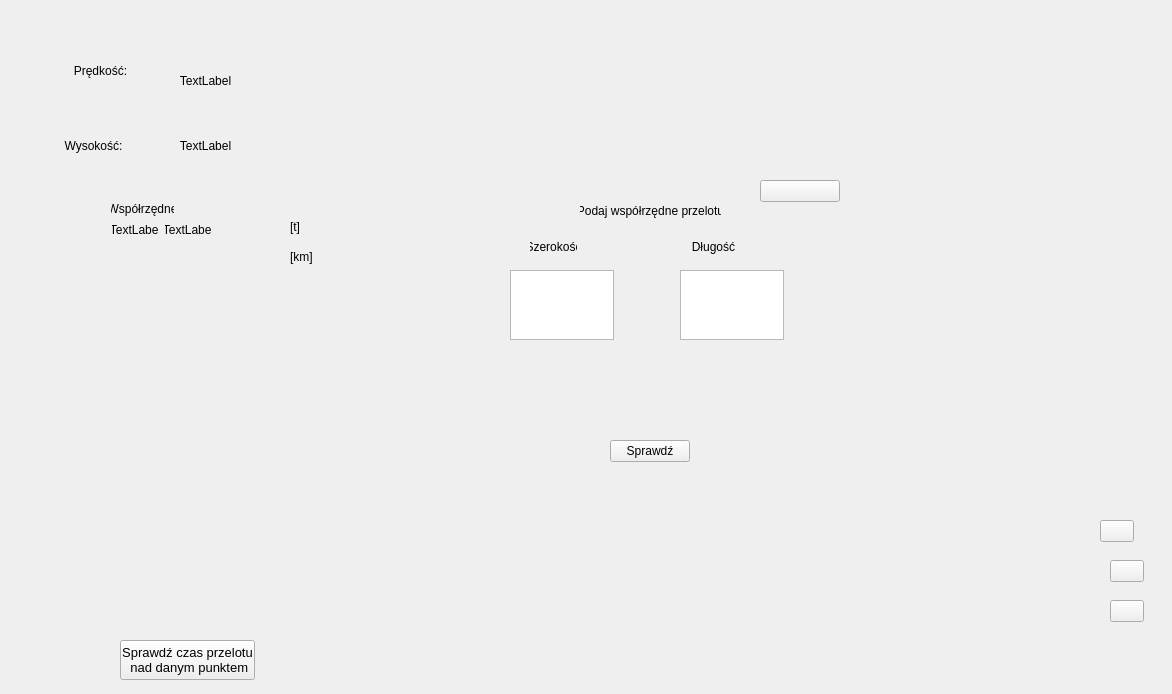
<?xml version="1.0" encoding="UTF-8"?>
<ui version="4.0">
 <class>MainWindow</class>
 <widget class="QMainWindow" name="MainWindow">
  <property name="geometry">
   <rect>
    <x>0</x>
    <y>0</y>
    <width>1172</width>
    <height>694</height>
   </rect>
  </property>
  <property name="windowTitle">
   <string>MainWindow</string>
  </property>
  <widget class="QWidget" name="centralwidget">
   <layout class="QGridLayout" name="gridLayout" rowstretch="0" columnstretch="0">
    <property name="leftMargin">
     <number>0</number>
    </property>
    <property name="topMargin">
     <number>0</number>
    </property>
    <property name="rightMargin">
     <number>0</number>
    </property>
    <property name="bottomMargin">
     <number>0</number>
    </property>
    <property name="spacing">
     <number>0</number>
    </property>
    <item row="0" column="0">
     <widget class="QCustomPlot" name="plotISS" native="true">
      <widget class="QWidget" name="widget" native="true">
       <property name="geometry">
        <rect>
         <x>0</x>
         <y>0</y>
         <width>350</width>
         <height>691</height>
        </rect>
       </property>
       <property name="sizePolicy">
        <sizepolicy hsizetype="Fixed" vsizetype="Preferred">
         <horstretch>0</horstretch>
         <verstretch>0</verstretch>
        </sizepolicy>
       </property>
       <property name="maximumSize">
        <size>
         <width>350</width>
         <height>16777215</height>
        </size>
       </property>
       <property name="styleSheet">
        <string notr="true"/>
       </property>
       <widget class="QCustomPlot" name="plot" native="true">
        <property name="geometry">
         <rect>
          <x>40</x>
          <y>280</y>
          <width>291</width>
          <height>241</height>
         </rect>
        </property>
       </widget>
       <widget class="QPushButton" name="pushButton_Dialog">
        <property name="geometry">
         <rect>
          <x>120</x>
          <y>640</y>
          <width>135</width>
          <height>40</height>
         </rect>
        </property>
        <property name="sizePolicy">
         <sizepolicy hsizetype="Preferred" vsizetype="Preferred">
          <horstretch>0</horstretch>
          <verstretch>0</verstretch>
         </sizepolicy>
        </property>
        <property name="font">
         <font>
          <pointsize>10</pointsize>
          <weight>50</weight>
          <bold>false</bold>
         </font>
        </property>
        <property name="text">
         <string>Sprawdź czas przelotu 
 nad danym punktem</string>
        </property>
       </widget>
       <widget class="QLabel" name="label_VelocityISS">
        <property name="geometry">
         <rect>
          <x>160</x>
          <y>60</y>
          <width>91</width>
          <height>41</height>
         </rect>
        </property>
        <property name="text">
         <string>TextLabel</string>
        </property>
        <property name="alignment">
         <set>Qt::AlignCenter</set>
        </property>
       </widget>
       <widget class="QLabel" name="label_2">
        <property name="geometry">
         <rect>
          <x>60</x>
          <y>50</y>
          <width>81</width>
          <height>41</height>
         </rect>
        </property>
        <property name="sizePolicy">
         <sizepolicy hsizetype="Preferred" vsizetype="Preferred">
          <horstretch>1</horstretch>
          <verstretch>1</verstretch>
         </sizepolicy>
        </property>
        <property name="layoutDirection">
         <enum>Qt::LeftToRight</enum>
        </property>
        <property name="styleSheet">
         <string notr="true"/>
        </property>
        <property name="text">
         <string>Prędkość:</string>
        </property>
        <property name="alignment">
         <set>Qt::AlignCenter</set>
        </property>
       </widget>
       <widget class="QLabel" name="label_4">
        <property name="geometry">
         <rect>
          <x>111</x>
          <y>201</y>
          <width>63</width>
          <height>16</height>
         </rect>
        </property>
        <property name="text">
         <string>Współrzędne</string>
        </property>
        <property name="alignment">
         <set>Qt::AlignCenter</set>
        </property>
       </widget>
       <widget class="QLabel" name="label_LatitudeISS">
        <property name="geometry">
         <rect>
          <x>112</x>
          <y>222</y>
          <width>47</width>
          <height>16</height>
         </rect>
        </property>
        <property name="text">
         <string>TextLabel</string>
        </property>
        <property name="alignment">
         <set>Qt::AlignCenter</set>
        </property>
       </widget>
       <widget class="QLabel" name="label_LongitudeISS">
        <property name="geometry">
         <rect>
          <x>165</x>
          <y>222</y>
          <width>47</width>
          <height>16</height>
         </rect>
        </property>
        <property name="text">
         <string>TextLabel</string>
        </property>
        <property name="alignment">
         <set>Qt::AlignCenter</set>
        </property>
       </widget>
       <widget class="QLabel" name="label_3">
        <property name="geometry">
         <rect>
          <x>43</x>
          <y>120</y>
          <width>101</width>
          <height>51</height>
         </rect>
        </property>
        <property name="text">
         <string>Wysokość:</string>
        </property>
        <property name="alignment">
         <set>Qt::AlignCenter</set>
        </property>
       </widget>
       <widget class="QLabel" name="label_AltitudeISS">
        <property name="geometry">
         <rect>
          <x>150</x>
          <y>120</y>
          <width>111</width>
          <height>51</height>
         </rect>
        </property>
        <property name="text">
         <string>TextLabel</string>
        </property>
        <property name="alignment">
         <set>Qt::AlignCenter</set>
        </property>
       </widget>
       <widget class="QLabel" name="label">
        <property name="geometry">
         <rect>
          <x>290</x>
          <y>250</y>
          <width>47</width>
          <height>14</height>
         </rect>
        </property>
        <property name="text">
         <string>[km]</string>
        </property>
       </widget>
       <widget class="QLabel" name="label_5">
        <property name="geometry">
         <rect>
          <x>290</x>
          <y>220</y>
          <width>47</width>
          <height>14</height>
         </rect>
        </property>
        <property name="text">
         <string>[t]</string>
        </property>
       </widget>
      </widget>
      <widget class="QWidget" name="widget_2" native="true">
       <property name="geometry">
        <rect>
         <x>0</x>
         <y>0</y>
         <width>411</width>
         <height>691</height>
        </rect>
       </property>
       <property name="sizePolicy">
        <sizepolicy hsizetype="Preferred" vsizetype="Preferred">
         <horstretch>0</horstretch>
         <verstretch>0</verstretch>
        </sizepolicy>
       </property>
       <property name="maximumSize">
        <size>
         <width>16777215</width>
         <height>16777215</height>
        </size>
       </property>
       <property name="styleSheet">
        <string notr="true">background-image: url(:/images/pobierz.png);</string>
       </property>
       <widget class="QPushButton" name="pushButton_Panel">
        <property name="geometry">
         <rect>
          <x>350</x>
          <y>0</y>
          <width>60</width>
          <height>60</height>
         </rect>
        </property>
        <property name="sizePolicy">
         <sizepolicy hsizetype="Fixed" vsizetype="Fixed">
          <horstretch>1</horstretch>
          <verstretch>1</verstretch>
         </sizepolicy>
        </property>
        <property name="minimumSize">
         <size>
          <width>60</width>
          <height>60</height>
         </size>
        </property>
        <property name="maximumSize">
         <size>
          <width>60</width>
          <height>60</height>
         </size>
        </property>
        <property name="styleSheet">
         <string notr="true">image: url(:/images/menu.jpg);
border: none;</string>
        </property>
        <property name="text">
         <string/>
        </property>
       </widget>
      </widget>
      <widget class="QPushButton" name="pushButton_Center">
       <property name="geometry">
        <rect>
         <x>1100</x>
         <y>520</y>
         <width>34</width>
         <height>22</height>
        </rect>
       </property>
       <property name="sizePolicy">
        <sizepolicy hsizetype="Minimum" vsizetype="Fixed">
         <horstretch>1</horstretch>
         <verstretch>1</verstretch>
        </sizepolicy>
       </property>
       <property name="maximumSize">
        <size>
         <width>40</width>
         <height>40</height>
        </size>
       </property>
       <property name="styleSheet">
        <string notr="true"/>
       </property>
       <property name="text">
        <string/>
       </property>
       <property name="flat">
        <bool>false</bool>
       </property>
      </widget>
      <widget class="QPushButton" name="pushButton_Path">
       <property name="geometry">
        <rect>
         <x>1110</x>
         <y>560</y>
         <width>34</width>
         <height>22</height>
        </rect>
       </property>
       <property name="sizePolicy">
        <sizepolicy hsizetype="Fixed" vsizetype="Fixed">
         <horstretch>1</horstretch>
         <verstretch>1</verstretch>
        </sizepolicy>
       </property>
       <property name="maximumSize">
        <size>
         <width>40</width>
         <height>40</height>
        </size>
       </property>
       <property name="styleSheet">
        <string notr="true"/>
       </property>
       <property name="text">
        <string/>
       </property>
      </widget>
      <widget class="QPushButton" name="pushButton_View">
       <property name="geometry">
        <rect>
         <x>1110</x>
         <y>600</y>
         <width>34</width>
         <height>22</height>
        </rect>
       </property>
       <property name="sizePolicy">
        <sizepolicy hsizetype="Fixed" vsizetype="Fixed">
         <horstretch>1</horstretch>
         <verstretch>1</verstretch>
        </sizepolicy>
       </property>
       <property name="maximumSize">
        <size>
         <width>40</width>
         <height>40</height>
        </size>
       </property>
       <property name="styleSheet">
        <string notr="true"/>
       </property>
       <property name="text">
        <string/>
       </property>
      </widget>
      <widget class="QWidget" name="chFlight" native="true">
       <property name="geometry">
        <rect>
         <x>440</x>
         <y>160</y>
         <width>411</width>
         <height>321</height>
        </rect>
       </property>
       <widget class="QTextEdit" name="textEdit">
        <property name="geometry">
         <rect>
          <x>70</x>
          <y>110</y>
          <width>104</width>
          <height>70</height>
         </rect>
        </property>
       </widget>
       <widget class="QTextEdit" name="textEdit_2">
        <property name="geometry">
         <rect>
          <x>240</x>
          <y>110</y>
          <width>104</width>
          <height>70</height>
         </rect>
        </property>
       </widget>
       <widget class="QPushButton" name="check_button">
        <property name="geometry">
         <rect>
          <x>170</x>
          <y>280</y>
          <width>80</width>
          <height>22</height>
         </rect>
        </property>
        <property name="text">
         <string>Sprawdź</string>
        </property>
       </widget>
       <widget class="QLabel" name="des_label">
        <property name="geometry">
         <rect>
          <x>140</x>
          <y>30</y>
          <width>141</width>
          <height>41</height>
         </rect>
        </property>
        <property name="text">
         <string>Podaj współrzędne przelotu</string>
        </property>
        <property name="alignment">
         <set>Qt::AlignCenter</set>
        </property>
       </widget>
       <widget class="QLabel" name="long_label">
        <property name="geometry">
         <rect>
          <x>90</x>
          <y>80</y>
          <width>47</width>
          <height>14</height>
         </rect>
        </property>
        <property name="text">
         <string>Szerokość</string>
        </property>
        <property name="alignment">
         <set>Qt::AlignCenter</set>
        </property>
       </widget>
       <widget class="QLabel" name="lat_label">
        <property name="geometry">
         <rect>
          <x>250</x>
          <y>80</y>
          <width>47</width>
          <height>14</height>
         </rect>
        </property>
        <property name="text">
         <string>Długość</string>
        </property>
        <property name="alignment">
         <set>Qt::AlignCenter</set>
        </property>
       </widget>
       <widget class="QPushButton" name="close_button">
        <property name="geometry">
         <rect>
          <x>320</x>
          <y>20</y>
          <width>80</width>
          <height>22</height>
         </rect>
        </property>
        <property name="text">
         <string/>
        </property>
       </widget>
      </widget>
      <widget class="QWidget" name="chFlightOP" native="true">
       <property name="geometry">
        <rect>
         <x>690</x>
         <y>40</y>
         <width>121</width>
         <height>81</height>
        </rect>
       </property>
      </widget>
      <zorder>pushButton_Center</zorder>
      <zorder>pushButton_Path</zorder>
      <zorder>pushButton_View</zorder>
      <zorder>widget_2</zorder>
      <zorder>widget</zorder>
      <zorder>chFlightOP</zorder>
      <zorder>chFlight</zorder>
     </widget>
    </item>
   </layout>
  </widget>
 </widget>
 <customwidgets>
  <customwidget>
   <class>QCustomPlot</class>
   <extends>QWidget</extends>
   <header>qcustomplot.h</header>
   <container>1</container>
  </customwidget>
 </customwidgets>
 <resources/>
 <connections/>
</ui>
